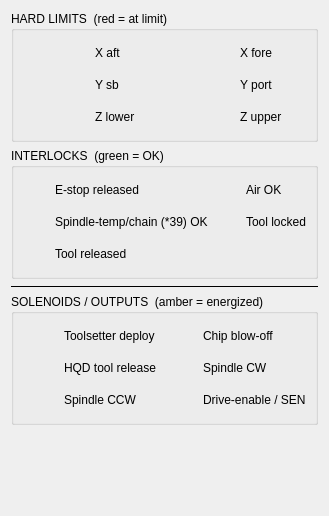
<?xml version="1.0" encoding="UTF-8"?>
<ui version="4.0">
 <!-- STATUS / DIAGNOSTICS page. Every LED has halpin_option=true + pin_name, which
      makes a HAL input bit  nedgui.<pin_name>  , netted in ned5/postgui_iron.hal.
      Limits: red, lit = AT that limit (signals are TRUE-at-limit).
      Interlocks: green, lit = OK (signals are TRUE-when-ok).
      Solenoids: amber, lit = energized. -->
 <class>pageLimits</class>
 <widget class="QWidget" name="pageLimits">
  <layout class="QVBoxLayout" name="limLayout">
   <item>
    <widget class="QGroupBox" name="grpLimits">
     <property name="title"><string>HARD LIMITS  (red = at limit)</string></property>
     <layout class="QGridLayout" name="gridLimits">
      <item row="0" column="0"><widget class="LED" name="led_lim_x_aft"><property name="minimumSize"><size><width>26</width><height>26</height></size></property><property name="diameter"><number>20</number></property><property name="color"><color alpha="255"><red>255</red><green>40</green><blue>40</blue></color></property><property name="halpin_option" stdset="0"><bool>true</bool></property><property name="pin_name" stdset="0"><string>lim-x-aft</string></property></widget></item>
      <item row="0" column="1"><widget class="QLabel" name="l_x_aft"><property name="text"><string>X aft</string></property></widget></item>
      <item row="0" column="2"><widget class="LED" name="led_lim_x_fore"><property name="minimumSize"><size><width>26</width><height>26</height></size></property><property name="diameter"><number>20</number></property><property name="color"><color alpha="255"><red>255</red><green>40</green><blue>40</blue></color></property><property name="halpin_option" stdset="0"><bool>true</bool></property><property name="pin_name" stdset="0"><string>lim-x-fore</string></property></widget></item>
      <item row="0" column="3"><widget class="QLabel" name="l_x_fore"><property name="text"><string>X fore</string></property></widget></item>
      <item row="1" column="0"><widget class="LED" name="led_lim_y_sb"><property name="minimumSize"><size><width>26</width><height>26</height></size></property><property name="diameter"><number>20</number></property><property name="color"><color alpha="255"><red>255</red><green>40</green><blue>40</blue></color></property><property name="halpin_option" stdset="0"><bool>true</bool></property><property name="pin_name" stdset="0"><string>lim-y-sb</string></property></widget></item>
      <item row="1" column="1"><widget class="QLabel" name="l_y_sb"><property name="text"><string>Y sb</string></property></widget></item>
      <item row="1" column="2"><widget class="LED" name="led_lim_y_port"><property name="minimumSize"><size><width>26</width><height>26</height></size></property><property name="diameter"><number>20</number></property><property name="color"><color alpha="255"><red>255</red><green>40</green><blue>40</blue></color></property><property name="halpin_option" stdset="0"><bool>true</bool></property><property name="pin_name" stdset="0"><string>lim-y-port</string></property></widget></item>
      <item row="1" column="3"><widget class="QLabel" name="l_y_port"><property name="text"><string>Y port</string></property></widget></item>
      <item row="2" column="0"><widget class="LED" name="led_lim_z_bot"><property name="minimumSize"><size><width>26</width><height>26</height></size></property><property name="diameter"><number>20</number></property><property name="color"><color alpha="255"><red>255</red><green>40</green><blue>40</blue></color></property><property name="halpin_option" stdset="0"><bool>true</bool></property><property name="pin_name" stdset="0"><string>lim-z-bot</string></property></widget></item>
      <item row="2" column="1"><widget class="QLabel" name="l_z_bot"><property name="text"><string>Z lower</string></property></widget></item>
      <item row="2" column="2"><widget class="LED" name="led_lim_z_top"><property name="minimumSize"><size><width>26</width><height>26</height></size></property><property name="diameter"><number>20</number></property><property name="color"><color alpha="255"><red>255</red><green>40</green><blue>40</blue></color></property><property name="halpin_option" stdset="0"><bool>true</bool></property><property name="pin_name" stdset="0"><string>lim-z-top</string></property></widget></item>
      <item row="2" column="3"><widget class="QLabel" name="l_z_top"><property name="text"><string>Z upper</string></property></widget></item>
     </layout>
    </widget>
   </item>
   <item>
    <widget class="QGroupBox" name="grpInter">
     <property name="title"><string>INTERLOCKS  (green = OK)</string></property>
     <layout class="QGridLayout" name="gridInter">
      <item row="0" column="0"><widget class="LED" name="led_il_estop"><property name="minimumSize"><size><width>26</width><height>26</height></size></property><property name="diameter"><number>20</number></property><property name="color"><color alpha="255"><red>40</red><green>220</green><blue>40</blue></color></property><property name="halpin_option" stdset="0"><bool>true</bool></property><property name="pin_name" stdset="0"><string>il-estop</string></property></widget></item>
      <item row="0" column="1"><widget class="QLabel" name="l_il_estop"><property name="text"><string>E-stop released</string></property></widget></item>
      <item row="0" column="2"><widget class="LED" name="led_il_air"><property name="minimumSize"><size><width>26</width><height>26</height></size></property><property name="diameter"><number>20</number></property><property name="color"><color alpha="255"><red>40</red><green>220</green><blue>40</blue></color></property><property name="halpin_option" stdset="0"><bool>true</bool></property><property name="pin_name" stdset="0"><string>il-air</string></property></widget></item>
      <item row="0" column="3"><widget class="QLabel" name="l_il_air"><property name="text"><string>Air OK</string></property></widget></item>
      <item row="1" column="0"><widget class="LED" name="led_il_sptemp"><property name="minimumSize"><size><width>26</width><height>26</height></size></property><property name="diameter"><number>20</number></property><property name="color"><color alpha="255"><red>40</red><green>220</green><blue>40</blue></color></property><property name="halpin_option" stdset="0"><bool>true</bool></property><property name="pin_name" stdset="0"><string>il-sptemp</string></property></widget></item>
      <item row="1" column="1"><widget class="QLabel" name="l_il_sptemp"><property name="text"><string>Spindle-temp/chain (*39) OK</string></property></widget></item>
      <item row="1" column="2"><widget class="LED" name="led_il_toollock"><property name="minimumSize"><size><width>26</width><height>26</height></size></property><property name="diameter"><number>20</number></property><property name="color"><color alpha="255"><red>40</red><green>220</green><blue>40</blue></color></property><property name="halpin_option" stdset="0"><bool>true</bool></property><property name="pin_name" stdset="0"><string>il-toollock</string></property></widget></item>
      <item row="1" column="3"><widget class="QLabel" name="l_il_toollock"><property name="text"><string>Tool locked</string></property></widget></item>
      <item row="2" column="0"><widget class="LED" name="led_il_toolrel"><property name="minimumSize"><size><width>26</width><height>26</height></size></property><property name="diameter"><number>20</number></property><property name="color"><color alpha="255"><red>40</red><green>220</green><blue>40</blue></color></property><property name="halpin_option" stdset="0"><bool>true</bool></property><property name="pin_name" stdset="0"><string>il-toolrel</string></property></widget></item>
      <item row="2" column="1"><widget class="QLabel" name="l_il_toolrel"><property name="text"><string>Tool released</string></property></widget></item>
     </layout>
    </widget>
   </item>
   <item>
    <widget class="QFrame" name="divider"><property name="frameShape"><enum>QFrame::HLine</enum></property></widget>
   </item>
   <item>
    <widget class="QGroupBox" name="grpSol">
     <property name="title"><string>SOLENOIDS / OUTPUTS  (amber = energized)</string></property>
     <layout class="QGridLayout" name="gridSol">
      <item row="0" column="0"><widget class="LED" name="led_sol_toolsetter"><property name="minimumSize"><size><width>26</width><height>26</height></size></property><property name="diameter"><number>20</number></property><property name="color"><color alpha="255"><red>255</red><green>170</green><blue>0</blue></color></property><property name="halpin_option" stdset="0"><bool>true</bool></property><property name="pin_name" stdset="0"><string>sol-toolsetter</string></property></widget></item>
      <item row="0" column="1"><widget class="QLabel" name="l_sol_toolsetter"><property name="text"><string>Toolsetter deploy</string></property></widget></item>
      <item row="0" column="2"><widget class="LED" name="led_sol_blowoff"><property name="minimumSize"><size><width>26</width><height>26</height></size></property><property name="diameter"><number>20</number></property><property name="color"><color alpha="255"><red>255</red><green>170</green><blue>0</blue></color></property><property name="halpin_option" stdset="0"><bool>true</bool></property><property name="pin_name" stdset="0"><string>sol-blowoff</string></property></widget></item>
      <item row="0" column="3"><widget class="QLabel" name="l_sol_blowoff"><property name="text"><string>Chip blow-off</string></property></widget></item>
      <item row="1" column="0"><widget class="LED" name="led_sol_toolrel"><property name="minimumSize"><size><width>26</width><height>26</height></size></property><property name="diameter"><number>20</number></property><property name="color"><color alpha="255"><red>255</red><green>170</green><blue>0</blue></color></property><property name="halpin_option" stdset="0"><bool>true</bool></property><property name="pin_name" stdset="0"><string>sol-toolrel</string></property></widget></item>
      <item row="1" column="1"><widget class="QLabel" name="l_sol_toolrel"><property name="text"><string>HQD tool release</string></property></widget></item>
      <item row="1" column="2"><widget class="LED" name="led_sol_cw"><property name="minimumSize"><size><width>26</width><height>26</height></size></property><property name="diameter"><number>20</number></property><property name="color"><color alpha="255"><red>255</red><green>170</green><blue>0</blue></color></property><property name="halpin_option" stdset="0"><bool>true</bool></property><property name="pin_name" stdset="0"><string>sol-cw</string></property></widget></item>
      <item row="1" column="3"><widget class="QLabel" name="l_sol_cw"><property name="text"><string>Spindle CW</string></property></widget></item>
      <item row="2" column="0"><widget class="LED" name="led_sol_ccw"><property name="minimumSize"><size><width>26</width><height>26</height></size></property><property name="diameter"><number>20</number></property><property name="color"><color alpha="255"><red>255</red><green>170</green><blue>0</blue></color></property><property name="halpin_option" stdset="0"><bool>true</bool></property><property name="pin_name" stdset="0"><string>sol-ccw</string></property></widget></item>
      <item row="2" column="1"><widget class="QLabel" name="l_sol_ccw"><property name="text"><string>Spindle CCW</string></property></widget></item>
      <item row="2" column="2"><widget class="LED" name="led_sol_driveen"><property name="minimumSize"><size><width>26</width><height>26</height></size></property><property name="diameter"><number>20</number></property><property name="color"><color alpha="255"><red>255</red><green>170</green><blue>0</blue></color></property><property name="halpin_option" stdset="0"><bool>true</bool></property><property name="pin_name" stdset="0"><string>sol-driveen</string></property></widget></item>
      <item row="2" column="3"><widget class="QLabel" name="l_sol_driveen"><property name="text"><string>Drive-enable / SEN</string></property></widget></item>
     </layout>
    </widget>
   </item>
   <item>
    <spacer name="limSpacerV"><property name="orientation"><enum>Qt::Vertical</enum></property>
     <property name="sizeHint" stdset="0"><size><width>10</width><height>80</height></size></property></spacer>
   </item>
  </layout>
 </widget>
 <customwidgets>
  <customwidget><class>LED</class><extends>QWidget</extends><header>qtvcp.widgets.led_widget</header></customwidget>
 </customwidgets>
 <resources/>
 <connections/>
</ui>
